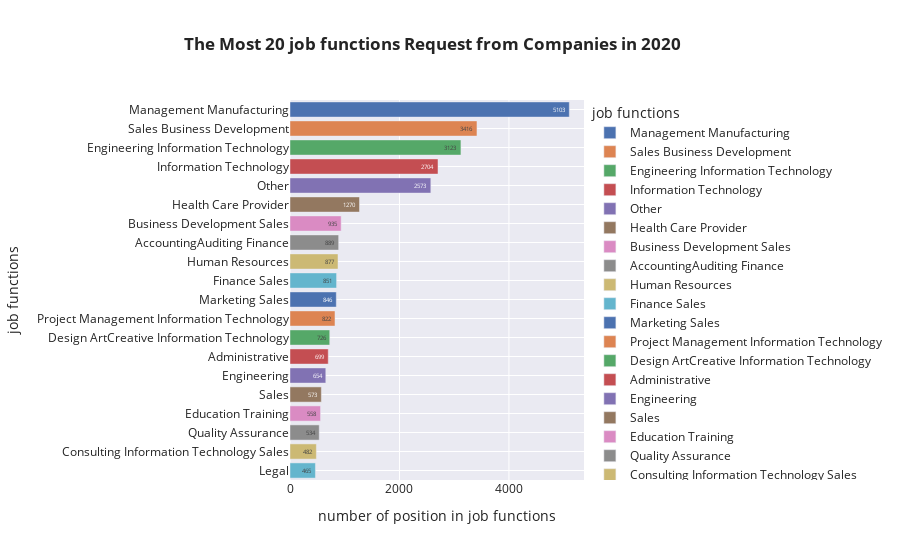

Notebook code cell kept with this figure:
### Markdown cell above
### 5th plot || The Most 20 job functions Request from Companies in 2020
#### This plot gives insight into the 20 most wanted job functions in the labor market during 2020. we see that management manufacturing is the first request in the job positions. followed by sales business development and then information technology. This statistic may help the student to choose the specialization that serves the functions required in the labor market

### Code cell
functions=df['job_functions'].value_counts().head(20)

fig=px.bar(functions,y=functions.index,
           x=functions.values,
           color=functions.index,
           text=functions.values,
           labels={'index':'job functions','x':'number of position in job functions','text':'count'},
           template='seaborn',
           title='<b> The Most 20 job functions Request from Companies in 2020')
fig.show()

### Figure 1 — Plotly figure (JSON) as saved in the notebook; plotly's stock layout.template omitted (floating-point values rounded to 4 significant figures)
{"data": [{"alignmentgroup": "True", "hovertemplate": "job functions=%{y}<br>number of position in job functions=%{x}<br>count=%{text}<extra></extra>", "legendgroup": "Management Manufacturing", "marker": {"color": "rgb(76,114,176)", "pattern": {"shape": ""}}, "name": "Management Manufacturing", "offsetgroup": "Management Manufacturing", "orientation": "h", "showlegend": true, "text": [5103], "textposition": "auto", "type": "bar", "x": [5103], "xaxis": "x", "y": ["Management Manufacturing"], "yaxis": "y"}, {"alignmentgroup": "True", "hovertemplate": "job functions=%{y}<br>number of position in job functions=%{x}<br>count=%{text}<extra></extra>", "legendgroup": "Sales Business Development", "marker": {"color": "rgb(221,132,82)", "pattern": {"shape": ""}}, "name": "Sales Business Development", "offsetgroup": "Sales Business Development", "orientation": "h", "showlegend": true, "text": [3416], "textposition": "auto", "type": "bar", "x": [3416], "xaxis": "x", "y": ["Sales Business Development"], "yaxis": "y"}, {"alignmentgroup": "True", "hovertemplate": "job functions=%{y}<br>number of position in job functions=%{x}<br>count=%{text}<extra></extra>", "legendgroup": "Engineering Information Technology", "marker": {"color": "rgb(85,168,104)", "pattern": {"shape": ""}}, "name": "Engineering Information Technology", "offsetgroup": "Engineering Information Technology", "orientation": "h", "showlegend": true, "text": [3123], "textposition": "auto", "type": "bar", "x": [3123], "xaxis": "x", "y": ["Engineering Information Technology"], "yaxis": "y"}, {"alignmentgroup": "True", "hovertemplate": "job functions=%{y}<br>number of position in job functions=%{x}<br>count=%{text}<extra></extra>", "legendgroup": "Information Technology", "marker": {"color": "rgb(196,78,82)", "pattern": {"shape": ""}}, "name": "Information Technology", "offsetgroup": "Information Technology", "orientation": "h", "showlegend": true, "text": [2704], "textposition": "auto", "type": "bar", "x": [2704], "xaxis": "x", "y": ["Information Technology"], "yaxis": "y"}, {"alignmentgroup": "True", "hovertemplate": "job functions=%{y}<br>number of position in job functions=%{x}<br>count=%{text}<extra></extra>", "legendgroup": "Other", "marker": {"color": "rgb(129,114,179)", "pattern": {"shape": ""}}, "name": "Other", "offsetgroup": "Other", "orientation": "h", "showlegend": true, "text": [2573], "textposition": "auto", "type": "bar", "x": [2573], "xaxis": "x", "y": ["Other"], "yaxis": "y"}, {"alignmentgroup": "True", "hovertemplate": "job functions=%{y}<br>number of position in job functions=%{x}<br>count=%{text}<extra></extra>", "legendgroup": "Health Care Provider", "marker": {"color": "rgb(147,120,96)", "pattern": {"shape": ""}}, "name": "Health Care Provider", "offsetgroup": "Health Care Provider", "orientation": "h", "showlegend": true, "text": [1270], "textposition": "auto", "type": "bar", "x": [1270], "xaxis": "x", "y": ["Health Care Provider"], "yaxis": "y"}, {"alignmentgroup": "True", "hovertemplate": "job functions=%{y}<br>number of position in job functions=%{x}<br>count=%{text}<extra></extra>", "legendgroup": "Business Development Sales", "marker": {"color": "rgb(218,139,195)", "pattern": {"shape": ""}}, "name": "Business Development Sales", "offsetgroup": "Business Development Sales", "orientation": "h", "showlegend": true, "text": [935], "textposition": "auto", "type": "bar", "x": [935], "xaxis": "x", "y": ["Business Development Sales"], "yaxis": "y"}, {"alignmentgroup": "True", "hovertemplate": "job functions=%{y}<br>number of position in job functions=%{x}<br>count=%{text}<extra></extra>", "legendgroup": "AccountingAuditing Finance", "marker": {"color": "rgb(140,140,140)", "pattern": {"shape": ""}}, "name": "AccountingAuditing Finance", "offsetgroup": "AccountingAuditing Finance", "orientation": "h", "showlegend": true, "text": [889], "textposition": "auto", "type": "bar", "x": [889], "xaxis": "x", "y": ["AccountingAuditing Finance"], "yaxis": "y"}, {"alignmentgroup": "True", "hovertemplate": "job functions=%{y}<br>number of position in job functions=%{x}<br>count=%{text}<extra></extra>", "legendgroup": "Human Resources", "marker": {"color": "rgb(204,185,116)", "pattern": {"shape": ""}}, "name": "Human Resources", "offsetgroup": "Human Resources", "orientation": "h", "showlegend": true, "text": [877], "textposition": "auto", "type": "bar", "x": [877], "xaxis": "x", "y": ["Human Resources"], "yaxis": "y"}, {"alignmentgroup": "True", "hovertemplate": "job functions=%{y}<br>number of position in job functions=%{x}<br>count=%{text}<extra></extra>", "legendgroup": "Finance Sales", "marker": {"color": "rgb(100,181,205)", "pattern": {"shape": ""}}, "name": "Finance Sales", "offsetgroup": "Finance Sales", "orientation": "h", "showlegend": true, "text": [851], "textposition": "auto", "type": "bar", "x": [851], "xaxis": "x", "y": ["Finance Sales"], "yaxis": "y"}, {"alignmentgroup": "True", "hovertemplate": "job functions=%{y}<br>number of position in job functions=%{x}<br>count=%{text}<extra></extra>", "legendgroup": "Marketing Sales", "marker": {"color": "rgb(76,114,176)", "pattern": {"shape": ""}}, "name": "Marketing Sales", "offsetgroup": "Marketing Sales", "orientation": "h", "showlegend": true, "text": [846], "textposition": "auto", "type": "bar", "x": [846], "xaxis": "x", "y": ["Marketing Sales"], "yaxis": "y"}, {"alignmentgroup": "True", "hovertemplate": "job functions=%{y}<br>number of position in job functions=%{x}<br>count=%{text}<extra></extra>", "legendgroup": "Project Management Information Technology", "marker": {"color": "rgb(221,132,82)", "pattern": {"shape": ""}}, "name": "Project Management Information Technology", "offsetgroup": "Project Management Information Technology", "orientation": "h", "showlegend": true, "text": [822], "textposition": "auto", "type": "bar", "x": [822], "xaxis": "x", "y": ["Project Management Information Technology"], "yaxis": "y"}, {"alignmentgroup": "True", "hovertemplate": "job functions=%{y}<br>number of position in job functions=%{x}<br>count=%{text}<extra></extra>", "legendgroup": "Design ArtCreative Information Technology", "marker": {"color": "rgb(85,168,104)", "pattern": {"shape": ""}}, "name": "Design ArtCreative Information Technology", "offsetgroup": "Design ArtCreative Information Technology", "orientation": "h", "showlegend": true, "text": [726], "textposition": "auto", "type": "bar", "x": [726], "xaxis": "x", "y": ["Design ArtCreative Information Technology"], "yaxis": "y"}, {"alignmentgroup": "True", "hovertemplate": "job functions=%{y}<br>number of position in job functions=%{x}<br>count=%{text}<extra></extra>", "legendgroup": "Administrative", "marker": {"color": "rgb(196,78,82)", "pattern": {"shape": ""}}, "name": "Administrative", "offsetgroup": "Administrative", "orientation": "h", "showlegend": true, "text": [699], "textposition": "auto", "type": "bar", "x": [699], "xaxis": "x", "y": ["Administrative"], "yaxis": "y"}, {"alignmentgroup": "True", "hovertemplate": "job functions=%{y}<br>number of position in job functions=%{x}<br>count=%{text}<extra></extra>", "legendgroup": "Engineering", "marker": {"color": "rgb(129,114,179)", "pattern": {"shape": ""}}, "name": "Engineering", "offsetgroup": "Engineering", "orientation": "h", "showlegend": true, "text": [654], "textposition": "auto", "type": "bar", "x": [654], "xaxis": "x", "y": ["Engineering"], "yaxis": "y"}, {"alignmentgroup": "True", "hovertemplate": "job functions=%{y}<br>number of position in job functions=%{x}<br>count=%{text}<extra></extra>", "legendgroup": "Sales", "marker": {"color": "rgb(147,120,96)", "pattern": {"shape": ""}}, "name": "Sales", "offsetgroup": "Sales", "orientation": "h", "showlegend": true, "text": [573], "textposition": "auto", "type": "bar", "x": [573], "xaxis": "x", "y": ["Sales"], "yaxis": "y"}, {"alignmentgroup": "True", "hovertemplate": "job functions=%{y}<br>number of position in job functions=%{x}<br>count=%{text}<extra></extra>", "legendgroup": "Education Training", "marker": {"color": "rgb(218,139,195)", "pattern": {"shape": ""}}, "name": "Education Training", "offsetgroup": "Education Training", "orientation": "h", "showlegend": true, "text": [558], "textposition": "auto", "type": "bar", "x": [558], "xaxis": "x", "y": ["Education Training"], "yaxis": "y"}, {"alignmentgroup": "True", "hovertemplate": "job functions=%{y}<br>number of position in job functions=%{x}<br>count=%{text}<extra></extra>", "legendgroup": "Quality Assurance", "marker": {"color": "rgb(140,140,140)", "pattern": {"shape": ""}}, "name": "Quality Assurance", "offsetgroup": "Quality Assurance", "orientation": "h", "showlegend": true, "text": [534], "textposition": "auto", "type": "bar", "x": [534], "xaxis": "x", "y": ["Quality Assurance"], "yaxis": "y"}, {"alignmentgroup": "True", "hovertemplate": "job functions=%{y}<br>number of position in job functions=%{x}<br>count=%{text}<extra></extra>", "legendgroup": "Consulting Information Technology Sales", "marker": {"color": "rgb(204,185,116)", "pattern": {"shape": ""}}, "name": "Consulting Information Technology Sales", "offsetgroup": "Consulting Information Technology Sales", "orientation": "h", "showlegend": true, "text": [482], "textposition": "auto", "type": "bar", "x": [482], "xaxis": "x", "y": ["Consulting Information Technology Sales"], "yaxis": "y"}, {"alignmentgroup": "True", "hovertemplate": "job functions=%{y}<br>number of position in job functions=%{x}<br>count=%{text}<extra></extra>", "legendgroup": "Legal", "marker": {"color": "rgb(100,181,205)", "pattern": {"shape": ""}}, "name": "Legal", "offsetgroup": "Legal", "orientation": "h", "showlegend": true, "text": [465], "textposition": "auto", "type": "bar", "x": [465], "xaxis": "x", "y": ["Legal"], "yaxis": "y"}], "layout": {"barmode": "relative", "legend": {"title": {"text": "job functions"}, "tracegroupgap": 0}, "title": {"text": "<b> The Most 20 job functions Request from Companies in 2020", "x": 0.2}, "xaxis": {"anchor": "y", "domain": [0, 1], "title": {"text": "number of position in job functions"}}, "yaxis": {"anchor": "x", "categoryarray": ["Legal", "Consulting Information Technology Sales", "Quality Assurance", "Education Training", "Sales", "Engineering", "Administrative", "Design ArtCreative Information Technology", "Project Management Information Technology", "Marketing Sales", "Finance Sales", "Human Resources", "AccountingAuditing Finance", "Business Development Sales", "Health Care Provider", "Other", "Information Technology", "Engineering Information Technology", "Sales Business Development", "Management Manufacturing"], "categoryorder": "array", "domain": [0, 1], "title": {"text": "job functions"}}}}
